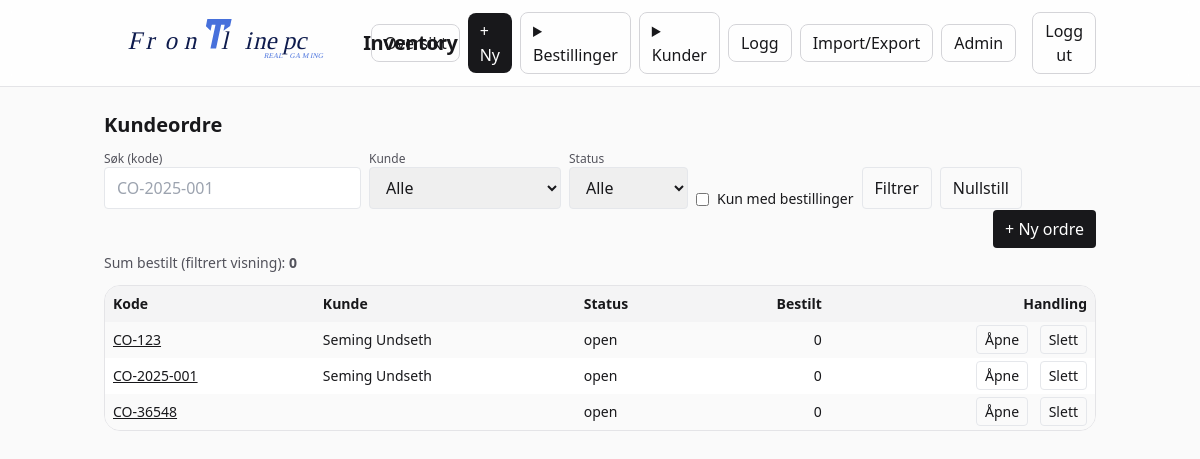
The page /co (signed in) on the database as committed earlier.
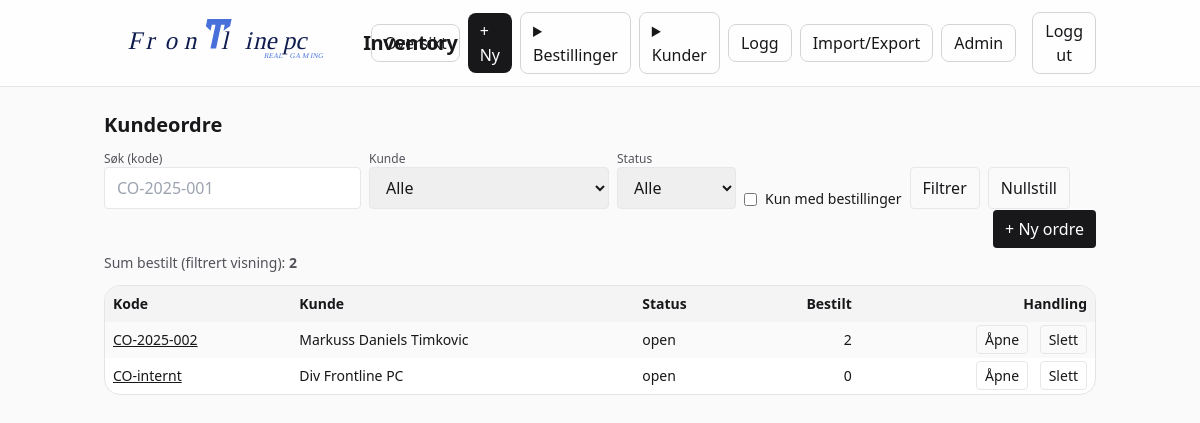
The same page on the database as committed later.
### frontline_inventory_web/app/models.py (models this page shows)
class CustomerOrder(Base):
    __tablename__ = "customer_orders"
    id = Column(Integer, primary_key=True)
    code = Column(String(120), unique=True, nullable=False)
    customer_id = Column(Integer, ForeignKey("customers.id"), nullable=True)
    status = Column(String(20), default="open")
    notes = Column(String(500), default="")
    created_at = Column(DateTime)
    customer = relationship("Customer")
    lines = relationship("CustomerOrderLine", back_populates="co", cascade="all, delete-orphan")

class Customer(Base):
    __tablename__ = "customers"
    id: Mapped[int] = mapped_column(Integer, primary_key=True)
    name: Mapped[str] = mapped_column(String(200), nullable=False)
    email: Mapped[str] = mapped_column(String(200), default="")
    phone: Mapped[str] = mapped_column(String(50), default="")
    notes: Mapped[str] = mapped_column(String(500), default="")
    created_at: Mapped[datetime] = mapped_column(DateTime, default=datetime.utcnow)

### frontline_inventory_web/app/main.py (the view)
@app.get("/co")
def co_list(
    request: Request,
    q: str | None = None,
    customer_id: int | None = None,
    status: str | None = None,
    only_ordered: int | None = None,
    db: Session = Depends(get_db),
    current_user=Depends(require_user),
):
    stmt = select(CustomerOrder).order_by(CustomerOrder.created_at.desc())
    if q and q.strip():
        qs = f"%{q.strip()}%"
        from sqlalchemy import or_
        stmt = stmt.where(CustomerOrder.code.ilike(qs))
    if customer_id:
        stmt = stmt.where(CustomerOrder.customer_id == customer_id)
    if status and status.strip():
        stmt = stmt.where(CustomerOrder.status == status.strip())
    rows = db.execute(stmt).scalars().all()
    totals = {cid: total for cid, total in db.execute(
        select(CustomerOrderLine.co_id, func.sum(CustomerOrderLine.qty)).group_by(CustomerOrderLine.co_id)
    ).all()}
    if only_ordered:
        rows = [co for co in rows if (totals.get(co.id, 0) or 0) > 0]
    customers = db.execute(select(Customer).order_by(Customer.name.asc())).scalars().all()
    total_ordered = sum(int(totals.get(co.id, 0) or 0) for co in rows)
    return templates.TemplateResponse(
        "co_list.html",
        {
            "request": request,
            "user": current_user,
            "rows": rows,
            "customers": customers,
            "q": q or "",
            "selected_customer_id": int(customer_id) if customer_id else None,
            "selected_status": status or "",
            "ordered_totals": totals,
            "only_ordered": 1 if only_ordered else 0,
            "total_ordered": int(total_ordered),
        },
    )

### frontline_inventory_web/app/templates/co_list.html (shortened to what this page needs)
{% extends "base.html" %}
{% block content %}
<h1 class="text-xl font-semibold mb-3">Kundeordre</h1>
<form method="get" class="mb-3 flex flex-wrap gap-2 items-end">
  <div>
    <label class="block text-xs text-zinc-600">Søk (kode)</label>
    <input type="text" name="q" value="{{ q }}" class="px-3 py-2 rounded border" placeholder="CO-2025-001">
  </div>
  <div>
    <label class="block text-xs text-zinc-600">Kunde</label>
    <select name="customer_id" class="px-3 py-2 rounded border min-w-48">
      <option value="">Alle</option>
    </select>
  </div>
  <div>
    <label class="block text-xs text-zinc-600">Status</label>
    <select name="status" class="px-3 py-2 rounded border">
      <option value="" {% if not selected_status %}selected{% endif %}>Alle</option>
    </select>
  </div>
  <label class="inline-flex items-center gap-2 text-sm">
    <input type="checkbox" name="only_ordered" value="1" {% if only_ordered %}checked{% endif %} class="rounded border">
    Kun med bestillinger
  </label>
  <div class="flex gap-2">
    <button class="px-3 py-2 rounded border">Filtrer</button>
    <a class="px-3 py-2 rounded border" href="/co">Nullstill</a>
  </div>
  <div class="ml-auto">
    <a class="px-3 py-2 rounded bg-zinc-900 text-white" href="/co/new">+ Ny ordre</a>
  </div>
</form>
{% if total_ordered is defined %}
<div class="mb-3 text-sm text-zinc-600">Sum bestilt (filtrert visning): <b>{{ total_ordered }}</b></div>
{% endif %}
<div class="rounded-2xl border border-zinc-200 bg-white overflow-hidden">
  <table class="w-full text-sm">
    <thead class="bg-zinc-100"><tr><th class="p-2 text-left">Kode</th><th class="p-2 text-left">Kunde</th><th class="p-2 text-left">Status</th><th class="p-2 text-right">Bestilt</th><th class="p-2 text-right">Handling</th></tr></thead>
    <tbody>
      {% for co in rows %}
      <tr class="odd:bg-zinc-50">
        <td class="p-2"><a href="/co/{{ co.id }}" class="underline hover:no-underline">{{ co.code }}</a></td>
        <td class="p-2">{{ co.customer.name if co.customer else '' }}</td>
        <td class="p-2">{{ co.status }}</td>
        <td class="p-2 text-right">{{ ordered_totals[co.id] if ordered_totals and co.id in ordered_totals else 0 }}</td>
        <td class="p-2 text-right">
          <a class="px-2 py-1 rounded border mr-2" href="/co/{{ co.id }}">Åpne</a>
          <a class="px-2 py-1 rounded border" href="/co/{{ co.id }}/delete">Slett</a>
        </td>
      </tr>
      {% endfor %}
    </tbody>
  </table>
</div>
{% endblock %}

Rows that differ between the two databases and show on the page:
removed CustomerOrder: code "CO-36548", status "open", ordered_totals "0"
changed CustomerOrder: code "CO-2025-001" → "CO-2025-002"; customer "Seming Undseth" → "Markuss Daniels Timkovic"; id "0" → "2"; moves up the list
changed CustomerOrder: code "CO-123" → "CO-internt"; customer "Seming Undseth" → "Div Frontline PC"
Other text that changed with them:
{{ total_ordered }}: "0" → "2"
